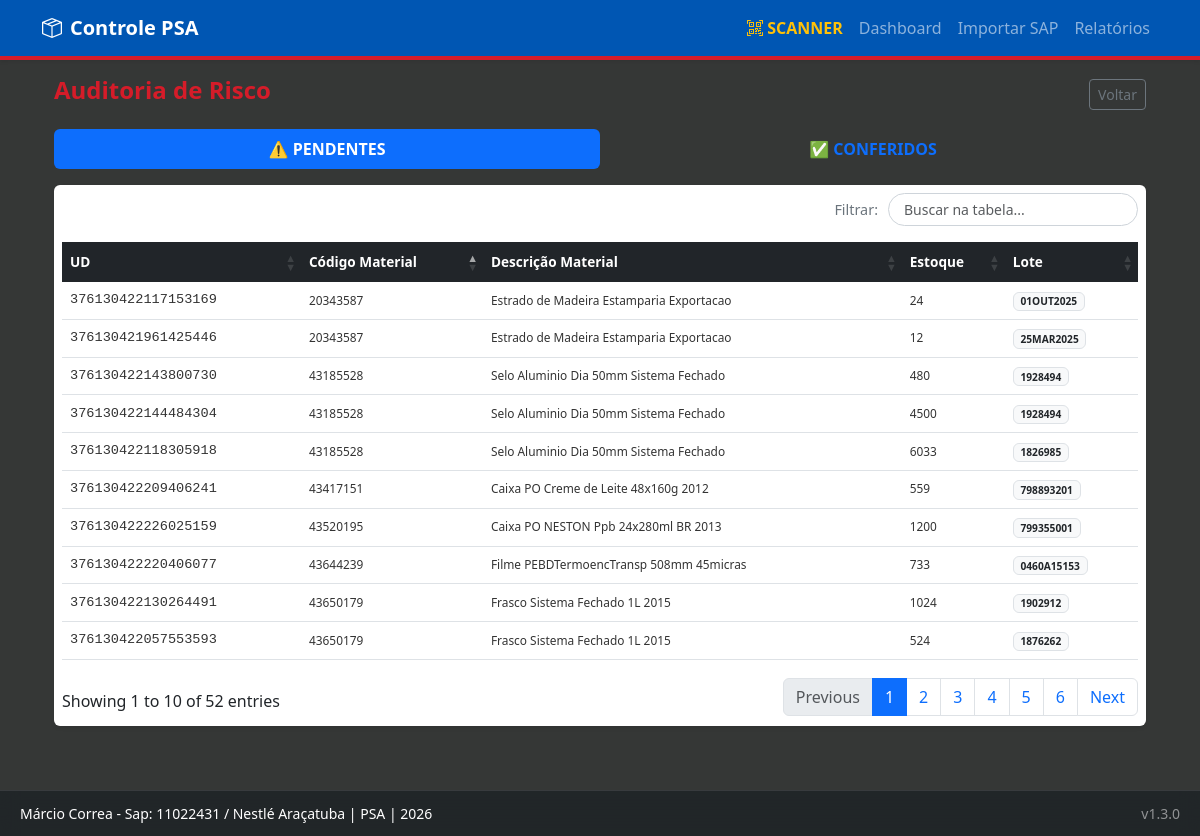
Page /reports/risco on the committed database.
### app/models/material.py (models this page shows)
class MaterialPSA(db.Model):
    __tablename__ = 'material_psa'
    id = db.Column(db.Integer, primary_key=True)
    unidade_deposito = db.Column(db.String(50), unique=True, nullable=False) # UD
    cod_material = db.Column(db.String(50), nullable=False)
    desc_material = db.Column(db.String(200))
    lote = db.Column(db.String(50))
    posicao_deposito = db.Column(db.String(50))
    tipo_deposito = db.Column(db.String(20)) # PSA, Depósito Fixo, etc.
    quantidade_estoque = db.Column(db.Float, default=0.0)
    unidade_medida = db.Column(db.String(10)) # PC, KG, UN
    data_vencimento = db.Column(db.Date)
    data_ultimo_mov = db.Column(db.Date)
    data_importacao = db.Column(db.DateTime, default=datetime.utcnow)
    conferido = db.Column(db.Boolean, default=False)
    data_conferencia = db.Column(db.DateTime)
    conferente_sap = db.Column(db.String(20)) # Removi a FK temporariamente para evitar erro se a tabela usuarios não existir
    possui_divergencia = db.Column(db.Boolean, default=False)
    observacao_conferente = db.Column(db.Text)
    def to_dict(self):
        return {
            "id": self.id,
            "ud": self.unidade_deposito,
            "material": self.cod_material,
            "descricao": self.desc_material,
            "lote": self.lote or "S/L",
            "posicao": self.posicao_deposito or "S/P",
            "tipdep": self.tipo_deposito,
            "qtd": f"{self.quantidade_estoque:.0f}",
            "unidade": self.unidade_medida,
            "vencimento": self.data_vencimento.strftime('%d/%m/%Y') if self.data_vencimento else "S/V",
            "ult_mov": self.data_ultimo_mov.strftime('%d/%m/%Y') if self.data_ultimo_mov else "---",
            "status": "CONFERIDO" if self.conferido else "PENDENTE",
            "alerta_risco": self.possui_divergencia,
            "observacao": self.observacao_conferente or ""
        }

### app/routes/reports.py (the view)
@bp.route('/risco')
def risco():
    pendentes = MaterialPSA.query.filter_by(conferido=False).all()
    conferidos = MaterialPSA.query.filter_by(conferido=True).order_by(MaterialPSA.data_conferencia.desc()).all()
    return render_template('reports/risco.html', pendentes=pendentes, conferidos=conferidos)

### app/templates/reports/risco.html (shortened to what this page needs)
{% extends "base.html" %}
{% block content %}
<div class="container-fluid">
    <div class="d-flex justify-content-between align-items-center mb-3">
        <h4 class="fw-bold text-danger">Auditoria de Risco</h4>
        <a href="{{ url_for('reports.index') }}" class="btn btn-sm btn-outline-secondary">Voltar</a>
    </div>
    <ul class="nav nav-pills mb-3" id="pills-tab" role="tablist">
        <li class="nav-item w-50">
            <button class="nav-link active w-100 fw-bold" data-bs-toggle="tab" data-bs-target="#pendentes">⚠️ PENDENTES</button>
        </li>
        <li class="nav-item w-50">
            <button class="nav-link w-100 fw-bold" data-bs-toggle="tab" data-bs-target="#conferidos">✅ CONFERIDOS</button>
        </li>
    </ul>
    <div class="tab-content shadow-sm rounded bg-white p-2">
        <div class="tab-pane fade show active" id="pendentes">
            <table class="table table-sm align-middle tabela-dinamica">
                <thead><tr><th>UD</th><th>Código Material</th><th>Descrição Material</th><th>Estoque</th><th>Lote</th></tr></thead>
                <tbody>
                    {% for m in pendentes %}
                    <tr onclick='abrirDetalhes({{ m.to_dict() | tojson | safe }})' style="cursor:pointer">
                        <td class="font-monospace">{{ m.unidade_deposito }}</td>
                        <td class="small">{{ m.cod_material }}</td>
                        <td class="small">{{ m.desc_material }}</td>
                        <td class="small">{{ m.quantidade_estoque|int }}</td>
                        <td><span class="badge bg-light text-dark border">{{ m.lote or 'S/L' }}</span></td>
                    </tr>
                    {% endfor %}
                </tbody>
            </table>
        </div>
    </div>
</div>
{% endblock %}

### app/templates/base.html (style rules this page uses)
:root { --nestle-red: #D51C29; --nestle-blue: #0056b3; }
body { background-color: #353736; padding-bottom: 110px !important; font-family: 'Segoe UI', sans-serif; }
.tabela-dinamica { font-size: 0.85rem !important; }
.tabela-dinamica thead th { background-color: #212529 !important; color: #da0e0e !important; font-weight: 600 !important; padding: 10px 8px !important; border: none !important; }
.text-danger { color: #D51C29 !important; font-weight: 700 !important; }
.tabela-dinamica { font-family: 'Segoe UI', Tahoma, Geneva, Verdana, sans-serif !important; font-size: 0.85rem !important; }
.tabela-dinamica thead th { background-color: #212529 !important; color: #ffffff !important; font-weight: 600 !important; text-transform: none !important; padding: 10px 8px !important; border: none !important; }
.tabela-dinamica tbody td { padding: 8px !important; vertical-align: middle !important; color: #333 !important; }

### rows in the picture
MaterialPSA: unidade_deposito "376130422117153169", cod_material "20343587", desc_material "Estrado de Madeira Estamparia Exportacao", quantidade_estoque "24", lote "01OUT2025"
MaterialPSA: unidade_deposito "376130421961425446", cod_material "20343587", desc_material "Estrado de Madeira Estamparia Exportacao", quantidade_estoque "12", lote "25MAR2025"
MaterialPSA: unidade_deposito "376130422130264491", cod_material "43650179", desc_material "Frasco Sistema Fechado 1L 2015", quantidade_estoque "1024", lote "1902912"
MaterialPSA: unidade_deposito "376130422057553593", cod_material "43650179", desc_material "Frasco Sistema Fechado 1L 2015", quantidade_estoque "524", lote "1876262"
MaterialPSA: unidade_deposito "376130422143800730", cod_material "43185528", desc_material "Selo Aluminio Dia 50mm Sistema Fechado", quantidade_estoque "480", lote "1928494"
MaterialPSA: unidade_deposito "376130422144484304", cod_material "43185528", desc_material "Selo Aluminio Dia 50mm Sistema Fechado", quantidade_estoque "4500", lote "1928494"
MaterialPSA: unidade_deposito "376130422118305918", cod_material "43185528", desc_material "Selo Aluminio Dia 50mm Sistema Fechado", quantidade_estoque "6033", lote "1826985"
MaterialPSA: unidade_deposito "376130422220406077", cod_material "43644239", desc_material "Filme PEBDTermoencTransp 508mm 45micras", quantidade_estoque "733", lote "0460A15153"
MaterialPSA: unidade_deposito "376130422209406241", cod_material "43417151", desc_material "Caixa PO Creme de Leite 48x160g 2012", quantidade_estoque "559", lote "798893201"
MaterialPSA: unidade_deposito "376130422226025159", cod_material "43520195", desc_material "Caixa PO NESTON Ppb 24x280ml BR 2013", quantidade_estoque "1200", lote "799355001"
